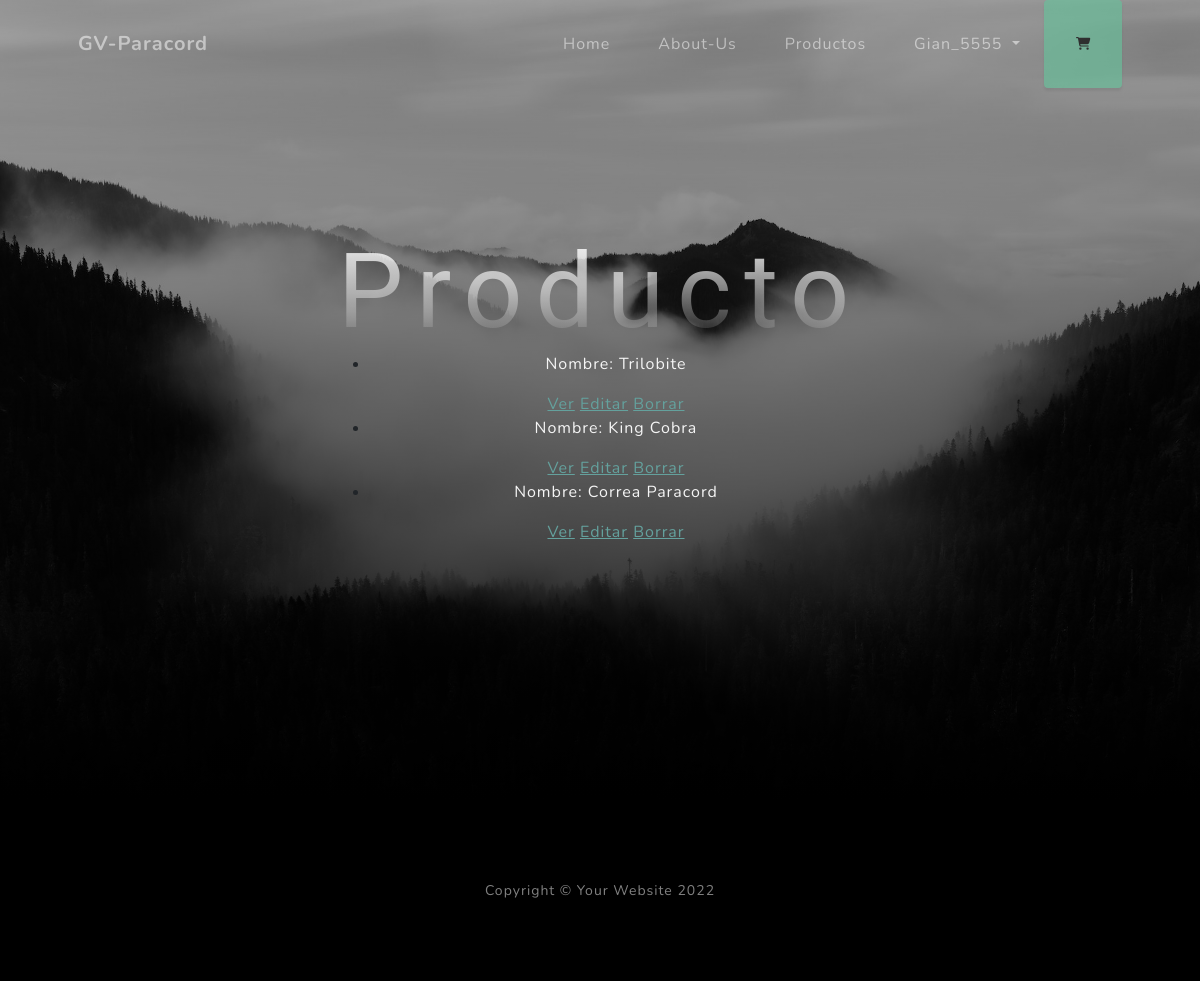
The page /producto/list (signed in) on the database its author committed.
### AppECP/models.py (models this page shows, shortened)
class Producto(models.Model):
	nombre = models.CharField(max_length=250, verbose_name='Nombre')
	encabezado = models.TextField(verbose_name='Encabezado')
	contenido = models.TextField(verbose_name='Contenido')
	image = models.ImageField(default='users/cobra.png',upload_to='producto/', null=True, blank=True, verbose_name='Imagen')
	precio = models.FloatField()
	creacion = models.DateField(verbose_name='Fecha de creación')
	category = models.ForeignKey(Categorias, on_delete=models.CASCADE, related_name='get_posts', verbose_name='Categoría')
	fabricante = models.ForeignKey(User, on_delete=models.CASCADE, related_name='get_posts', verbose_name='Fabricante')
	class Meta:
		verbose_name = 'Producto'
		verbose_name_plural = 'Productos'
		ordering = ['-creacion']

### AppECP/views.py (the view)
# urls.py: path('producto/list', views.ProductoListView.as_view(), name='List'),
class ProductoListView(ListView):
    model = Producto
    template_name = "AppECP/producto_list.html"

### AppECP/templates/AppECP/producto_list.html (shortened to what this page needs)
<!DOCTYPE html>
<html lang="en">
    <head>
        {% load static %}
        <link href="{% static 'css/styles.css'%}" rel="stylesheet" />
    </head>
    <body id="page-top">
        <nav class="navbar navbar-expand-lg navbar-light fixed-top" id="mainNav">
            <div class="container px-4 px-lg-5">
                <a class="navbar-brand" href="#page-top">GV-Paracord</a>
                <div class="collapse navbar-collapse" id="navbarResponsive">
                    <ul class="navbar-nav ms-auto">
                        <li class="nav-item"><a class="nav-link" href={% url 'home' %}>Home</a></li>
                        <li class="nav-item"><a class="nav-link" href={% url 'aboutus' %}>About-Us</a></li>
                        <li class="nav-item"><a class="nav-link" href={% url 'products' %}>Productos</a></li>
                        {% if request.user.is_authenticated %}
                        <li class="nav-item dropdown">
                            <a class="nav-link dropdown-toggle" href="#" role="button" data-bs-toggle="dropdown" aria-expanded="false">
                                {{ user.username}}
                            </a>
                          </li>
                        {% else %}
                        <li class="nav-item"><a class="nav-link" href={% url 'login' %}>Ingresar</a></li>
                        <li class="nav-item"><a class="nav-link" href={% url 'register' %}>Registrarse</a></li>
                        {% endif %}
                        <br>
                        {% if user.is_superuser or not user.is_authenticated %}
                        <button role="button" class="btn btn-success mr-3" disabled>
                            <i class="fas fa-shopping-cart"></i>
                        </button>
                        {% else %}
                        <button role="button" class="btn btn-success mr-3" href="{% url 'carrito_index' %}">
                            <i class="fas fa-shopping-cart"></i>
                        </button>
                        {% endif %}
                    </ul>
                </div>
            </div>
        </nav>
        <header class="masthead">
            <div class="container px-4 px-lg-5 d-flex h-100 align-items-center justify-content-center">
                <div class="d-flex justify-content-center">
                    <div class="text-center">
                        <form method="post">{% csrf_token %}
                            <h1> Producto</h1>
                            <ul>
                            {% for producto in object_list %}
                                <li>
                                    <p style="color: whitesmoke;">Nombre: {{producto.nombre}}</p>
                                    <a href="{% url 'Detail' producto.id %}"> Ver</a>
                                    <a href="{% url 'Edit' producto.id %}"> Editar</a>
                                    <a href="{% url 'Delete' producto.id %}"> Borrar</a>
                                </li>
                             {% endfor %}
                            </ul>
                        </form>
                    </div>
                </div>
            </div>
        </header>
        <footer class="footer bg-black small text-center text-white-50"><div class="container px-4 px-lg-5">Copyright &copy; Your Website 2022</div></footer>
    </body>
</html>

### rows shown on the page
Producto: nombre "Trilobite"
Producto: nombre "King Cobra"
Producto: nombre "Correa Paracord"

### other values the page prints
{{ user.username }} "Gian_5555"
